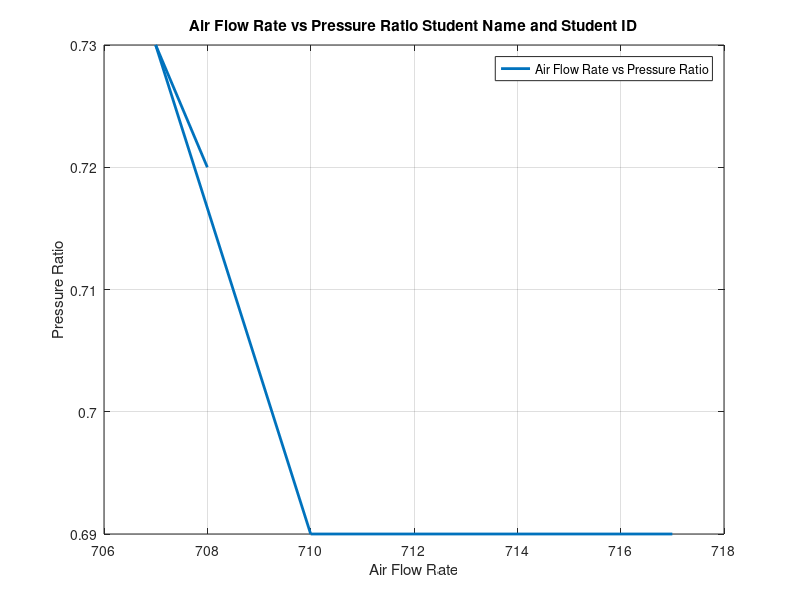

The MATLAB source for this figure:
% Thermodynmaics Lab 
% Student Name: "Enter Your Student Name"
% Student ID: "Enter Your Student ID"
% Lab 01: To Analyse the variation in flow rate with overall Pressure ratio

% Graphs
% Draw a Graph between the Air Flow Rate and Compressor Speed
% Given Data
Air_Flow_Rate = [717, 710, 707, 708, 708];
Pressure_Ratio = [0.69, 0.69, 0.73, 0.72, 0.72];

% Plotting 
plot(Air_Flow_Rate, Pressure_Ratio, 'Linewidth', 2);

% Cutomization
xlabel ('Air Flow Rate');
ylabel ('Pressure Ratio');
title ('Air Flow Rate vs Pressure Ratio Student Name and Student ID')
legend ('Air Flow Rate vs Pressure Ratio');
grid on;
